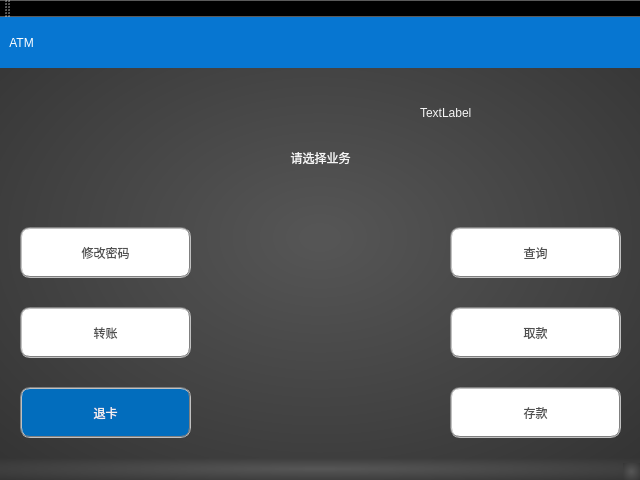
<?xml version="1.0" encoding="UTF-8"?>
<ui version="4.0">
 <class>MainWindow</class>
 <widget class="QMainWindow" name="MainWindow">
  <property name="geometry">
   <rect>
    <x>0</x>
    <y>0</y>
    <width>640</width>
    <height>480</height>
   </rect>
  </property>
  <property name="sizePolicy">
   <sizepolicy hsizetype="Fixed" vsizetype="Fixed">
    <horstretch>0</horstretch>
    <verstretch>0</verstretch>
   </sizepolicy>
  </property>
  <property name="windowTitle">
   <string>MainWindow</string>
  </property>
  <property name="styleSheet">
   <string notr="true">background-color: rgb(57, 54, 61);
background-color: qradialgradient(spread:pad, cx:0.5, cy:0.5, radius:1.9, fx:0.5, fy:0.5, stop:0.0113636 rgba(85, 85, 85, 255), stop:0.403409 rgba(49, 49, 49, 255));</string>
  </property>
  <widget class="QWidget" name="centralWidget">
   <widget class="QLabel" name="label">
    <property name="geometry">
     <rect>
      <x>0</x>
      <y>0</y>
      <width>641</width>
      <height>51</height>
     </rect>
    </property>
    <property name="sizePolicy">
     <sizepolicy hsizetype="Fixed" vsizetype="Fixed">
      <horstretch>0</horstretch>
      <verstretch>0</verstretch>
     </sizepolicy>
    </property>
    <property name="styleSheet">
     <string notr="true">color: rgb(255, 255, 255);
background-color: rgb(7, 118, 209);
font: 75 16pt &quot;微软雅黑&quot;;
</string>
    </property>
    <property name="text">
     <string>   ATM                                     </string>
    </property>
   </widget>
   <widget class="QLabel" name="label_2">
    <property name="geometry">
     <rect>
      <x>0</x>
      <y>110</y>
      <width>641</width>
      <height>61</height>
     </rect>
    </property>
    <property name="styleSheet">
     <string notr="true">font: 75 30pt &quot;微软雅黑&quot;;
color: rgb(245, 245, 245);

background-color: transparent;</string>
    </property>
    <property name="text">
     <string>请选择业务</string>
    </property>
    <property name="alignment">
     <set>Qt::AlignCenter</set>
    </property>
   </widget>
   <widget class="QPushButton" name="pushButton_Withdrawl">
    <property name="geometry">
     <rect>
      <x>450</x>
      <y>290</y>
      <width>171</width>
      <height>51</height>
     </rect>
    </property>
    <property name="styleSheet">
     <string notr="true">font: 75 20pt &quot;微软雅黑&quot;;
color: rgb(80, 80, 80);
background-color: rgb(255, 255, 255);

border:2px groove gray;
border-radius:10px;
padding:2px 4px;</string>
    </property>
    <property name="text">
     <string>取款</string>
    </property>
   </widget>
   <widget class="QPushButton" name="pushButton_Check">
    <property name="geometry">
     <rect>
      <x>450</x>
      <y>210</y>
      <width>171</width>
      <height>51</height>
     </rect>
    </property>
    <property name="styleSheet">
     <string notr="true">font: 75 20pt &quot;微软雅黑&quot;;
color: rgb(80, 80, 80);
background-color: rgb(255, 255, 255);

border:2px groove gray;
border-radius:10px;
padding:2px 4px;</string>
    </property>
    <property name="text">
     <string>查询</string>
    </property>
   </widget>
   <widget class="QPushButton" name="pushButton_ChangePwd">
    <property name="geometry">
     <rect>
      <x>20</x>
      <y>210</y>
      <width>171</width>
      <height>51</height>
     </rect>
    </property>
    <property name="styleSheet">
     <string notr="true">font: 75 20pt &quot;微软雅黑&quot;;
color: rgb(80, 80, 80);
background-color: rgb(255, 255, 255);

border:2px groove gray;
border-radius:10px;
padding:2px 4px;</string>
    </property>
    <property name="text">
     <string>修改密码</string>
    </property>
   </widget>
   <widget class="QPushButton" name="pushButton_Deposit">
    <property name="geometry">
     <rect>
      <x>450</x>
      <y>370</y>
      <width>171</width>
      <height>51</height>
     </rect>
    </property>
    <property name="styleSheet">
     <string notr="true">font: 75 20pt &quot;微软雅黑&quot;;
color: rgb(80, 80, 80);
background-color: rgb(255, 255, 255);

border:2px groove gray;
border-radius:10px;
padding:2px 4px;</string>
    </property>
    <property name="text">
     <string>存款</string>
    </property>
   </widget>
   <widget class="QPushButton" name="pushButton_Exit">
    <property name="geometry">
     <rect>
      <x>20</x>
      <y>370</y>
      <width>171</width>
      <height>51</height>
     </rect>
    </property>
    <property name="styleSheet">
     <string notr="true">font: 75 20pt &quot;微软雅黑&quot;;
color: rgb(240, 240, 240);
background-color: rgb(2, 109, 189);

border:2px groove gray;
border-radius:10px;
padding:2px 4px;</string>
    </property>
    <property name="text">
     <string>退卡</string>
    </property>
   </widget>
   <widget class="QPushButton" name="pushButton_Transfer">
    <property name="geometry">
     <rect>
      <x>20</x>
      <y>290</y>
      <width>171</width>
      <height>51</height>
     </rect>
    </property>
    <property name="styleSheet">
     <string notr="true">font: 75 20pt &quot;微软雅黑&quot;;
color: rgb(80, 80, 80);
background-color: rgb(255, 255, 255);

border:2px groove gray;
border-radius:10px;
padding:2px 4px;</string>
    </property>
    <property name="text">
     <string>转账</string>
    </property>
   </widget>
   <widget class="QLabel" name="label_welcome">
    <property name="geometry">
     <rect>
      <x>420</x>
      <y>60</y>
      <width>211</width>
      <height>71</height>
     </rect>
    </property>
    <property name="styleSheet">
     <string notr="true">font: 75 12pt &quot;微软雅黑&quot;;
color: rgb(245, 245, 245);

background-color: transparent;</string>
    </property>
    <property name="text">
     <string>TextLabel</string>
    </property>
   </widget>
  </widget>
  <widget class="QMenuBar" name="menuBar">
   <property name="geometry">
    <rect>
     <x>0</x>
     <y>0</y>
     <width>640</width>
     <height>26</height>
    </rect>
   </property>
  </widget>
  <widget class="QToolBar" name="mainToolBar">
   <attribute name="toolBarArea">
    <enum>TopToolBarArea</enum>
   </attribute>
   <attribute name="toolBarBreak">
    <bool>false</bool>
   </attribute>
  </widget>
  <widget class="QStatusBar" name="statusBar"/>
 </widget>
 <layoutdefault spacing="6" margin="11"/>
 <tabstops>
  <tabstop>pushButton_Check</tabstop>
  <tabstop>pushButton_Withdrawl</tabstop>
  <tabstop>pushButton_Deposit</tabstop>
  <tabstop>pushButton_ChangePwd</tabstop>
  <tabstop>pushButton_Transfer</tabstop>
  <tabstop>pushButton_Exit</tabstop>
 </tabstops>
 <resources/>
 <connections/>
</ui>
